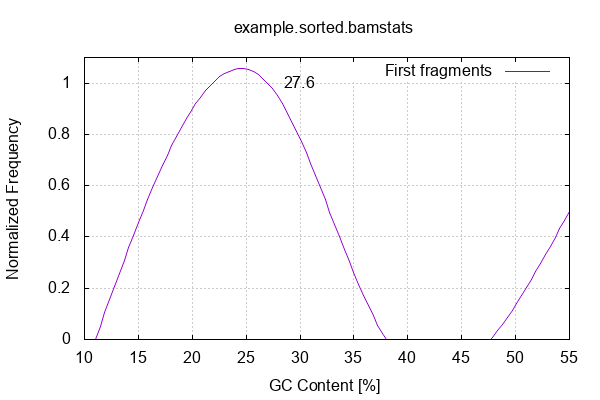

Source code (gnuplot):

            set terminal png size 600,400 truecolor
            set output "example.stats/gc-content.png"
            set grid xtics ytics y2tics back lc rgb "#cccccc"
            set title "example.sorted.bamstats"
            set ylabel "Normalized Frequency"
            set xlabel "GC Content [%]"
            set yrange [0:1.1]
            set label sprintf("%.1f",27.64) at 27.64,1 front offset 1,0
            plot '-' smooth csplines with lines lc 1 title 'First fragments' 
        11	0.000000
27	1.000000
38	0.000000
55	0.500000
end
